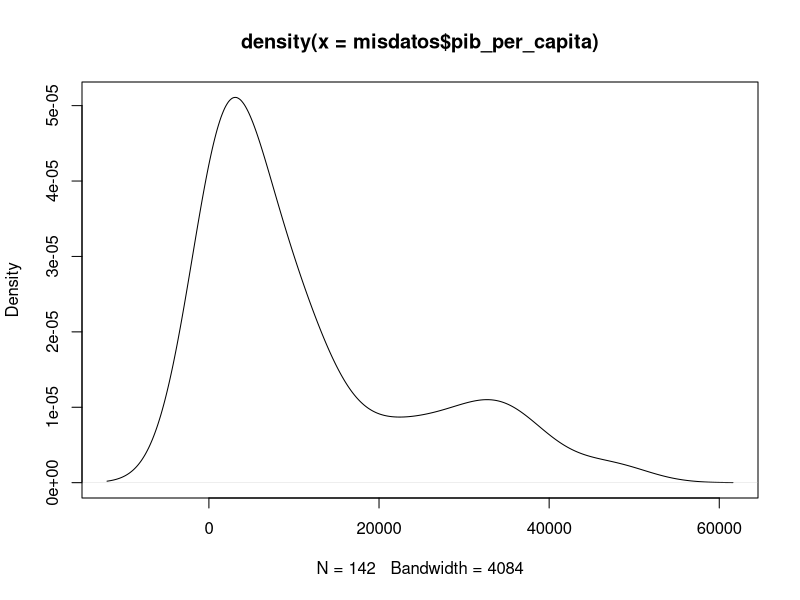
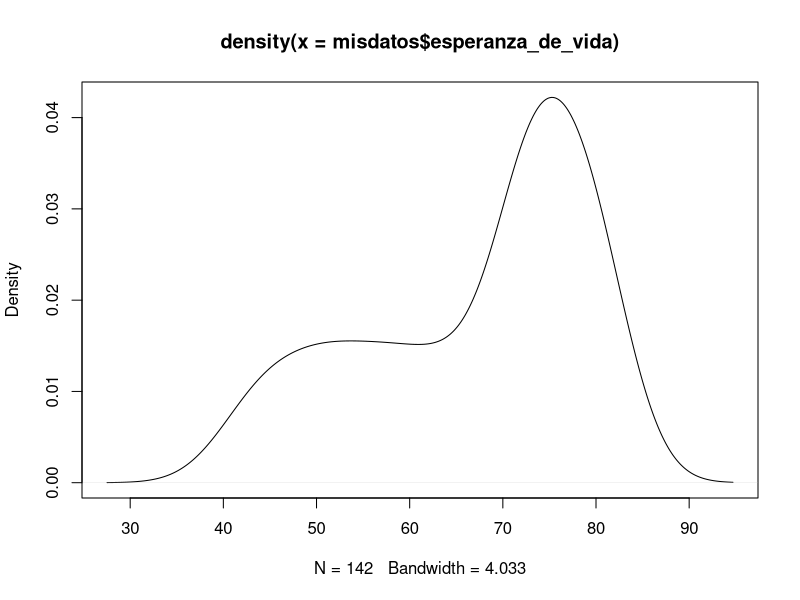
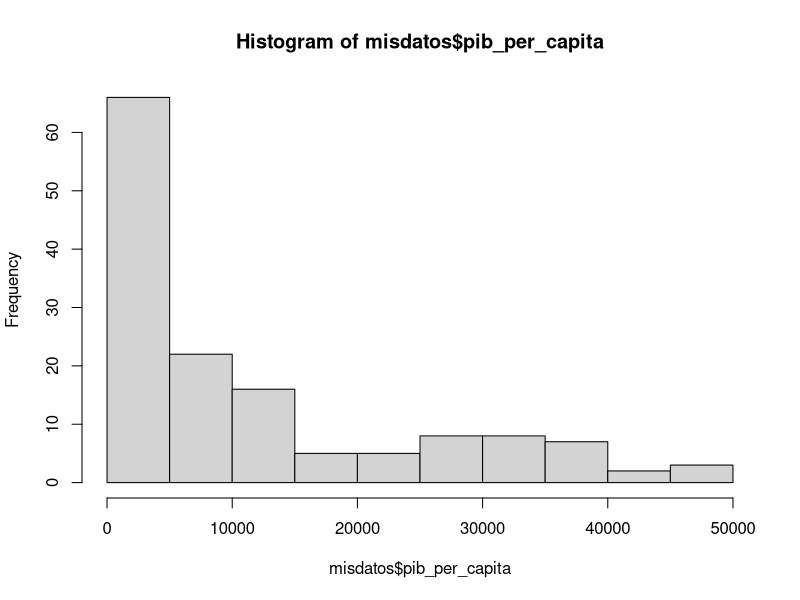
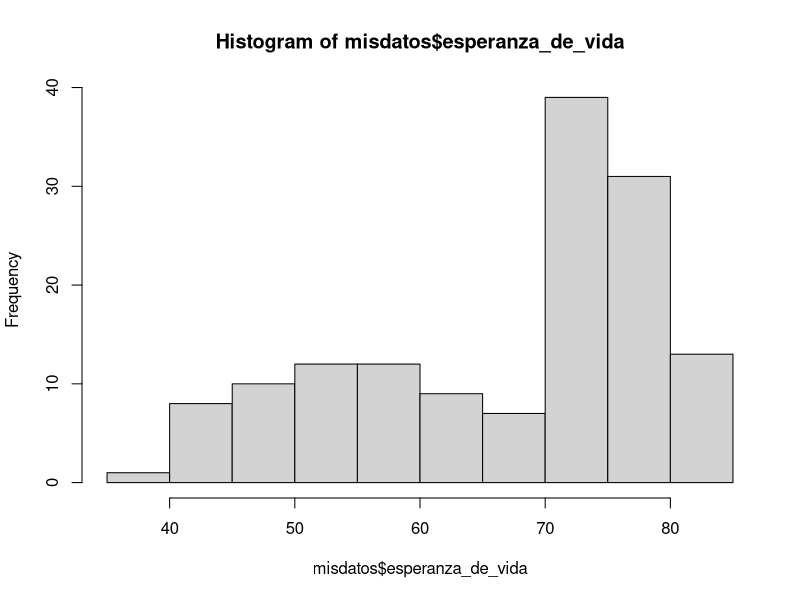
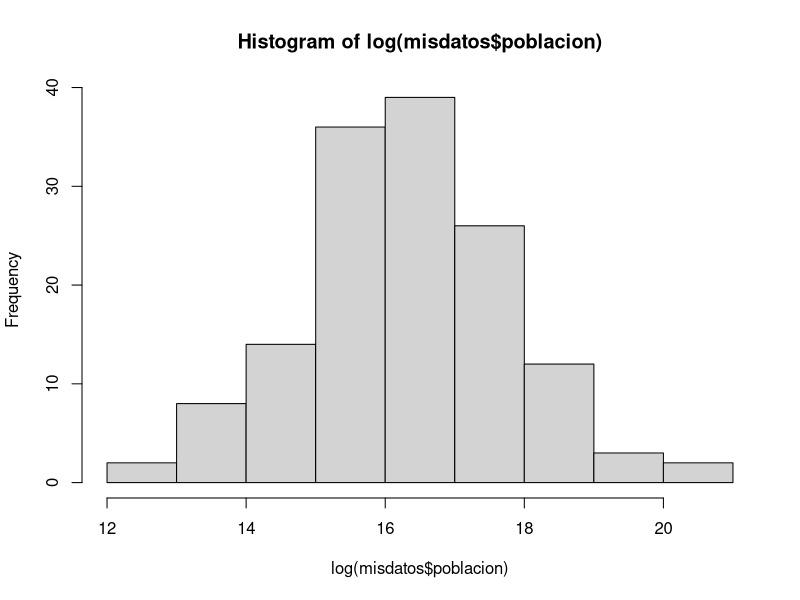

The R script that drew these images, in order:
# martin_valdebenito_Estadistica_Leiva.R

# No olvide ejecutar las líneas 6 y 11 antes de empezar el resto del trabajo
library(readxl)

# 1. Use la función read_excel para cargar los datos que se encuentran en el archivo excel 


library(readxl)
datos_e <- read_excel("datos_e.xlsx")
View(datos_e)                                                                     
misdatos<- read_excel("datos_e.xlsx")


# 2. Para las variables "pib_per_capita" y "esperanza_de_vida" compute lo siguiente
# 2.1 la media cada una (4 pts)
Media_pibpercapita<- mean(misdatos$pib_per_capita)
Media_esperanzadevida<- mean(misdatos$esperanza_de_vida)
# 2.2 la desviación estandar de cada una (4 pts)
Des_estandar<- sd(misdatos$pib_per_capita)
Des_estandar_esper<- sd(misdatos$esperanza_de_vida)
# 2.3 la cantidad de observaciones (n) de cada una (4 pts)
plot(density(misdatos$pib_per_capita))
plot(density(misdatos$esperanza_de_vida))

# con estos graficos obtuve la cantidad de observaciones de cada variable

# 3. Grafique los histogramas de estas tres variables:
# "pib_per_capita" (2 pto), "esperanza_de_vida" (2 pto) y el logaritmo natural de la variable "población" (4 pts).
# Puede usar cualquier función y paquete de R que grafique histogramas
hist(misdatos$pib_per_capita)
hist(misdatos$esperanza_de_vida)
hist(log(misdatos$poblacion))
